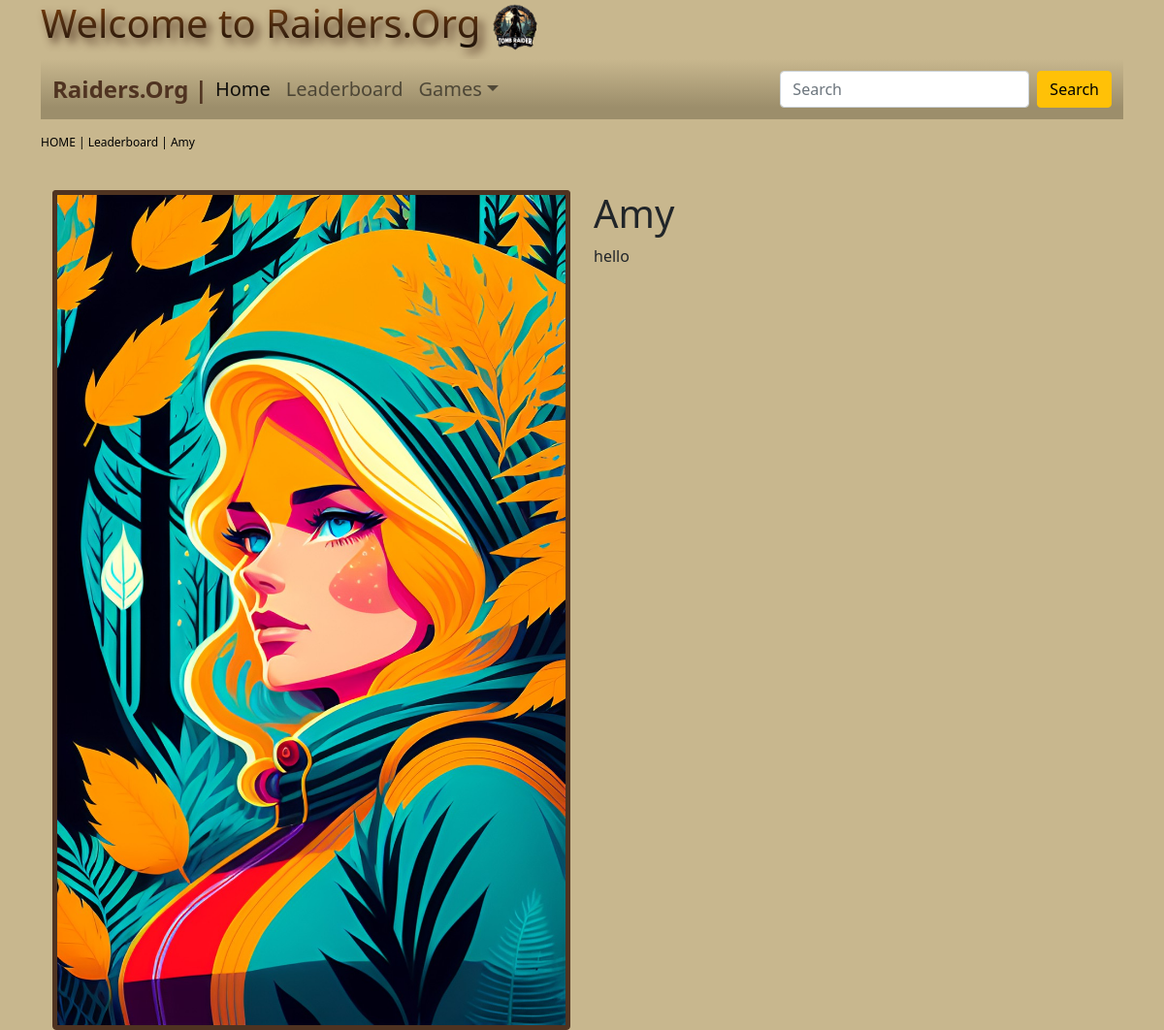
Screenshot of /profile/3/ with the database file from the repository.
### players/models.py (models this page shows, shortened)
class Profile(models.Model):
    player = models.OneToOneField(
        get_user_model(),
        null=True,
        on_delete=models.CASCADE,
    )
    bio = models.CharField(max_length=255)
    fun_fact = models.CharField(max_length=255)

class CustomUser(AbstractUser):
    picture = models.ImageField(upload_to='profile_picture/', blank=True)
    picture_thumbnail = ImageSpecField(source='picture',
                                       processors=[ResizeToFill(200,200)],
                                       format='PNG',
                                       options={'quality':100})
    country = models.CharField(max_length=255, null=True, blank=True)
    points = models.PositiveBigIntegerField(default=0)

### players/views.py (the view)
# urls.py: path('profile/<int:pk>/', ProfilePageView.as_view(), name = 'profile'),
class ProfilePageView(DetailView):
    model = Profile
    template_name = 'profile.html'
    context_object_name = 'profile'  # Set the context object name to 'profile'
    def get_object(self, queryset=None):
        user_id = self.kwargs.get('pk')
        return get_object_or_404(Profile, player__id=user_id)

### games/context_processors.py (called while the page is built)
def menu_links(request):
    games = Game.objects.filter()
    return {'games': games}

### templates/profile.html (shortened to what this page needs)
{% extends 'base.html' %}
{% block content %}
{% if profile %}
<div class="row my_row_class">
    <div class="mx-auto">
        <p><a href='/'>HOME</a> | <a href='/game/leaderboard/'>Leaderboard</a> | {{profile.player.username}}</p>
    </div>
</div>
{% endif %}
  <div class="container">
    <br>
    <div class="row">
    <div class="col-12 col-sm-12 col-md-12 col-lg-6 text-center">
    <div class="mid-width: 18rem;">
    <img class="card-img-top img-thumbnail" src="{{profile.player.picture.url}}" alt="{{profile.name}}">
    </div>
    </div>
    <div class="col-12 col-sm-12 col-md-12 col-lg-6">
    <div class="left-pad">
    <h1 class="my_prod_title">{{profile.player.username}}</h1>
    <p class="text-justify my_prod_text">{{profile.bio}}</p>
{% endblock %}

### static/css/custom.css (style rules this page uses)
html { min-height: 100%; margin: 0; }
body { background: rgb(200, 183, 142); background: linear-gradient(180deg, rgba(200, 183, 142, 1) 0%, rgba(200, 183, 142, 1) 100%); background-repeat: no-repeat; background-size: cover; }
.my_row_class { padding-top: 15px; }
.my_row_class .mx-auto p { color: #000; font-size: 12px; }
.my_row_class .mx-auto p a { color: #000; font-size: 12px; text-decoration: none; }
.img-thumbnail { background-color: #4f3321; border: 1px solid #4f3321; }

### rows the page displays
Profile: player.username "Amy", player.picture (picture), bio "hello"
